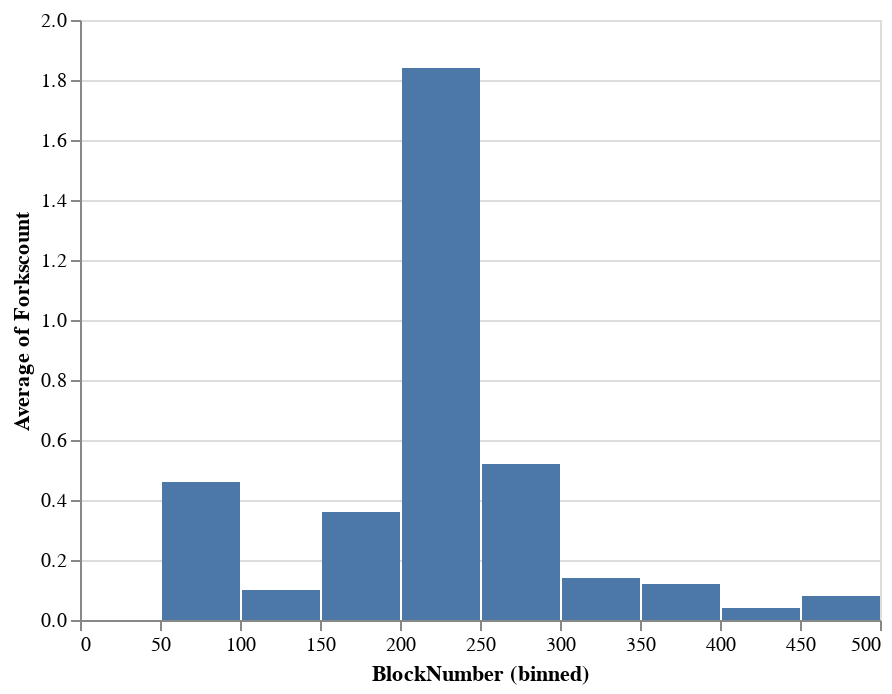

The cell this chart's notebook holds for it:
### Code cell
df=pd.read_csv(file)
alt.Chart(df).mark_bar().encode(
    alt.X("BlockNumber", bin=alt.Bin(minstep=50)),
    y='average(Forkscount)',
).interactive()

### Figure 1 — Vega-Lite specification as saved in the notebook (floating-point values rounded to 4 significant figures; data arrays with more than 128 entries replaced by an {"elided": "..."} marker saying what was removed)
{"config": {"view": {"continuousWidth": 400, "continuousHeight": 300}}, "data": {"name": "data-bd7a6f81d390c4267f462aa2daa41293"}, "mark": "bar", "encoding": {"x": {"type": "quantitative", "bin": {"minstep": 50}, "field": "BlockNumber"}, "y": {"type": "quantitative", "aggregate": "average", "field": "Forkscount"}}, "selection": {"selector002": {"type": "interval", "bind": "scales", "encodings": ["x", "y"]}}, "$schema": "https://vega.github.io/schema/vega-lite/v4.8.1.json", "datasets": {"data-bd7a6f81d390c4267f462aa2daa41293": {"elided": "500 records"}}}
